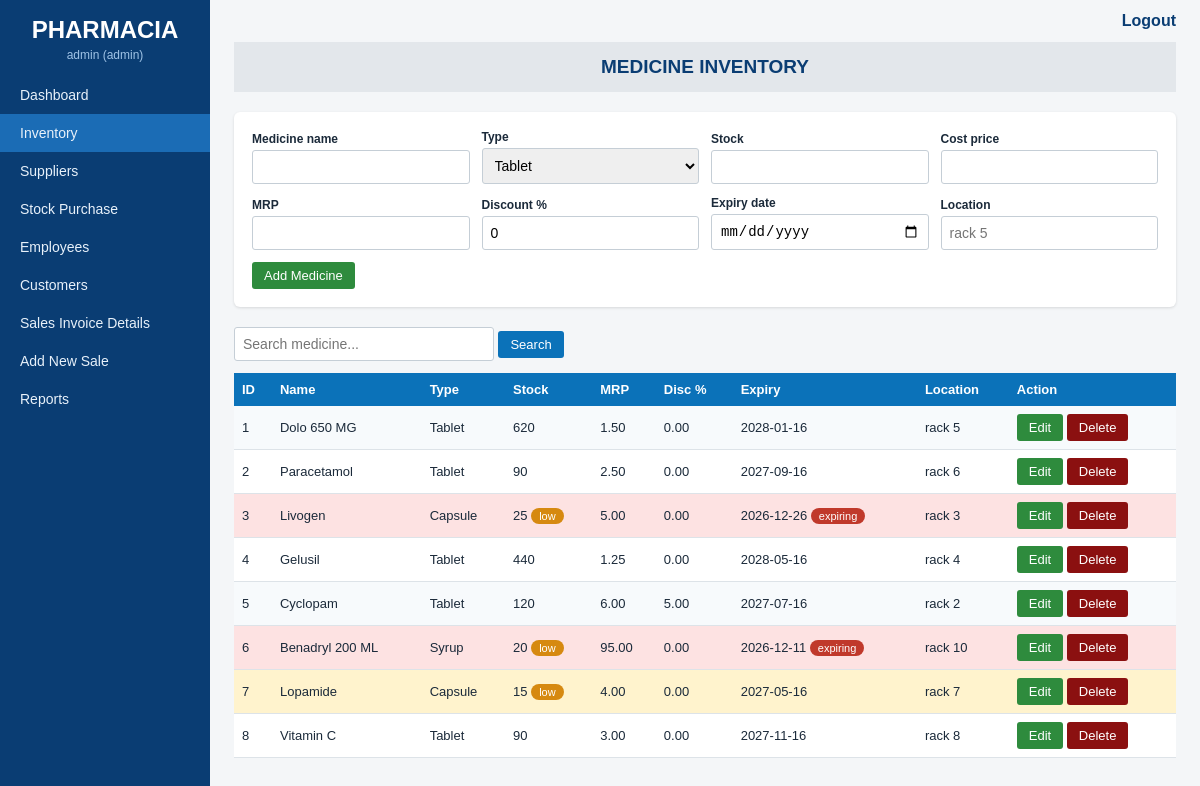
The app's page /inventory.php (signed in) with its own data.
### tables this page shows
CREATE TABLE drug (
  drug_id INT AUTO_INCREMENT PRIMARY KEY,
  name VARCHAR(100) NOT NULL,
  type VARCHAR(50),
  stock INT,
  cost_price DECIMAL(10,2) NOT NULL,
  mrp DECIMAL(10,2) NOT NULL,
  discount DECIMAL(5,2) DEFAULT 0,
  expiry_date DATE NOT NULL,
  location VARCHAR(50),
  CONSTRAINT chk_stock CHECK (stock >= 0)
);

### inventory.php (the view, shortened to what this page needs)
<?php require 'config.php'; require_login();
$edit = isset($_GET['edit']) ? one('SELECT * FROM drug WHERE drug_id=?', 'i', (int)$_GET['edit']) : null;
$search = trim($_GET['s'] ?? '');
$list = rows('SELECT * FROM drug WHERE name LIKE ? ORDER BY drug_id', 's', "%$search%");
page_start('Medicine Inventory', 'inventory.php'); $e = $edit ?: []; ?>
<div class="card"><form method="post" class="grid">
<div><label>Medicine name</label><input name="name" required value="<?= h($e['name'] ?? '') ?>"></div>
<div><label>Type</label><select name="type"><?php foreach (['Tablet','Capsule','Syrup','Injection','Ointment'] as $t) echo "<option" . (($e['type'] ?? '') === $t ? ' selected' : '') . ">$t</option>"; ?></select></div>
<div><label>Stock</label><input type="number" name="stock" min="0" required value="<?= h($e['stock'] ?? '') ?>"></div>
<div><label>Cost price</label><input type="number" step="0.01" name="cost" required value="<?= h($e['cost_price'] ?? '') ?>"></div>
<div><label>MRP</label><input type="number" step="0.01" name="mrp" required value="<?= h($e['mrp'] ?? '') ?>"></div>
<div><label>Discount %</label><input type="number" step="0.01" name="discount" value="<?= h($e['discount'] ?? 0) ?>"></div>
<div><label>Expiry date</label><input type="date" name="expiry" required value="<?= h($e['expiry_date'] ?? '') ?>"></div>
<div><label>Location</label><input name="location" placeholder="rack 5" value="<?= h($e['location'] ?? '') ?>"></div>
<div><button class="btn green"><?= $edit ? 'Update' : 'Add Medicine' ?></button> <?php if ($edit) echo '<a class="btn grey" href="inventory.php">Cancel</a>'; ?></div>
</form></div>
<form method="get" style="margin-bottom:12px"><input name="s" placeholder="Search medicine..." value="<?= h($search) ?>" style="width:260px"> <button class="btn blue">Search</button></form>
<table><tr><th>ID</th><th>Name</th><th>Type</th><th>Stock</th><th>MRP</th><th>Disc %</th><th>Expiry</th><th>Location</th><th>Action</th></tr>
<?php foreach ($list as $r):
  $days = (strtotime($r['expiry_date']) - time()) / 86400; $cls = $days <= 90 ? 'exp' : ($r['stock'] < 30 ? 'low' : ''); ?>
<tr class="<?= $cls ?>"><td><?= $r['drug_id'] ?></td><td><?= h($r['name']) ?></td><td><?= h($r['type']) ?></td><td><?= $r['stock'] ?><?= $r['stock'] < 30 ? " <span class='pill y'>low</span>" : '' ?></td>
<td><?= $r['mrp'] ?></td><td><?= $r['discount'] ?></td><td><?= $r['expiry_date'] ?><?= $days <= 90 ? " <span class='pill r'>expiring</span>" : '' ?></td><td><?= h($r['location']) ?></td>
<td><a class="btn green" href="?edit=<?= $r['drug_id'] ?>">Edit</a>
<?php if (is_admin()): ?><form method="post" style="display:inline" onsubmit="return confirm('Delete this medicine?')"><button class="btn red">Delete</button></form><?php endif; ?></td></tr>
<?php endforeach; ?></table>
<?php page_end();

### config.php (shortened to what this page needs)
<?php
$DB_HOST = 'localhost'; $DB_USER = 'root'; $DB_PASS = ''; $DB_NAME = 'pharmacia';
try { $conn = new mysqli($DB_HOST, $DB_USER, $DB_PASS, $DB_NAME); $conn->set_charset('utf8mb4'); }
catch (Exception $e) { die('<h3>Database connection failed.</h3><p>Start MySQL in XAMPP and import database.sql first.</p>'); }
function h($s) { return htmlspecialchars((string)$s, ENT_QUOTES, 'UTF-8'); }
function q($sql, $types = '', ...$p) { global $conn; $st = $conn->prepare($sql); if ($types) $st->bind_param($types, ...$p); $st->execute(); return $st; }
function rows($sql, $types = '', ...$p) { return q($sql, $types, ...$p)->get_result()->fetch_all(MYSQLI_ASSOC); }
function is_admin() { return ($_SESSION['user']['role'] ?? '') === 'admin'; }
function page_start($title, $active) {
  $u = $_SESSION['user'];
  $nav = [['dashboard.php','Dashboard',0],['inventory.php','Inventory',0],['suppliers.php','Suppliers',1],['purchase.php','Stock Purchase',0],
          ['employees.php','Employees',1],['customers.php','Customers',0],['sales.php','Sales Invoice Details',0],['pos.php','Add New Sale',0],['reports.php','Reports',0]];
  echo "<!DOCTYPE html><html><head><meta charset='utf-8'><meta name='viewport' content='width=device-width,initial-scale=1'><title>" . h($title) . " - Pharmacia</title><link rel='stylesheet' href='style.css'></head><body>";
  echo "<div class='sidenav'><h2>PHARMACIA</h2><div class='who'>" . h($u['username']) . " (" . h($u['role']) . ")</div>";
  foreach ($nav as $n) { if ($n[2] && !is_admin()) continue; echo "<a href='{$n[0]}'" . ($active === $n[0] ? " class='active'" : '') . ">{$n[1]}</a>"; }
  echo "</div><div class='main'><div class='topnav'><a href='logout.php'>Logout</a></div><div class='head'><h2>" . h(strtoupper($title)) . "</h2></div>";
}
function page_end() { echo "</div></body></html>"; }

### style.css (style rules this page uses)
* { box-sizing:border-box }
body { margin:0;font-family:Arial,Helvetica,sans-serif;background:#f4f6f8;color:#1b2a3a }
.sidenav { position:fixed;top:0;left:0;bottom:0;width:210px;background:#0a3d73;padding:16px 0;overflow-y:auto }
.sidenav h2 { color:#fff;text-align:center;margin:0 0 4px }
.who { color:#9fc3e6;text-align:center;font-size:12px;margin-bottom:14px }
.sidenav a { display:block;color:#e8f1fa;text-decoration:none;padding:11px 20px;font-size:14px }
.sidenav a:hover,.sidenav a.active { background:#1b6cb5 }
.main { margin-left:210px;padding:0 24px 40px }
.topnav { text-align:right;padding:12px 0 }
.topnav a { color:#0a3d73;text-decoration:none;font-weight:bold }
.head { background:#e3e7eb;text-align:center;padding:6px;margin-bottom:20px }
.head h2 { margin:8px 0;font-size:19px;color:#0a3d73 }
table { border-collapse:collapse;width:100%;background:#fff;font-size:13px }
th { background:#0b72b9;color:#fff;text-align:left;padding:9px 8px }
td { padding:8px;border-bottom:1px solid #dde3e8 }
tr:nth-child(even) td { background:#f7fafc }
tr.low td { background:#fff3cd }
tr.exp td { background:#fde2e2 }
.btn { display:inline-block;border:0;border-radius:3px;padding:6px 12px;color:#fff;font-size:13px;cursor:pointer;text-decoration:none }
.btn.green { background:#2e8b3d }
.btn.red { background:#8b1010 }
.btn.blue { background:#0b72b9 }
.card { background:#fff;border-radius:6px;padding:18px;margin-bottom:20px;box-shadow:0 1px 3px rgba(0,0,0,.12) }
form.grid { display:grid;grid-template-columns:repeat(auto-fit,minmax(190px,1fr));gap:12px;align-items:end }
label { font-size:12px;font-weight:bold;display:block;margin-bottom:4px }
input,select { width:100%;padding:8px;border:1px solid #c5ced6;border-radius:3px;font-size:14px }
.pill { padding:2px 8px;border-radius:10px;font-size:11px;color:#fff }
.pill.r { background:#c0392b }
.pill.y { background:#d68910 }

### records on screen
drug: drug_id "1", name "Dolo 650 MG", type "Tablet", stock "620", mrp "1.50", discount "0.00", expiry_date "2028-01-16", location "rack 5"
drug: drug_id "2", name "Paracetamol", type "Tablet", stock "90", mrp "2.50", discount "0.00", expiry_date "2027-09-16", location "rack 6"
drug: drug_id "3", name "Livogen", type "Capsule", stock "25", shows "low", mrp "5.00", discount "0.00", expiry_date "2026-12-26", shows "expiring", location "rack 3"
drug: drug_id "4", name "Gelusil", type "Tablet", stock "440", mrp "1.25", discount "0.00", expiry_date "2028-05-16", location "rack 4"
drug: drug_id "5", name "Cyclopam", type "Tablet", stock "120", mrp "6.00", discount "5.00", expiry_date "2027-07-16", location "rack 2"
drug: drug_id "6", name "Benadryl 200 ML", type "Syrup", stock "20", shows "low", mrp "95.00", discount "0.00", expiry_date "2026-12-11", shows "expiring", location "rack 10"
drug: drug_id "7", name "Lopamide", type "Capsule", stock "15", shows "low", mrp "4.00", discount "0.00", expiry_date "2027-05-16", location "rack 7"
drug: drug_id "8", name "Vitamin C", type "Tablet", stock "90", mrp "3.00", discount "0.00", expiry_date "2027-11-16", location "rack 8"

### other values on screen
$u['username'] "admin"
$u['role'] "admin"
$n[1] "Dashboard"
$n[1] "Inventory"
$n[1] "Suppliers"
$n[1] "Stock Purchase"
$n[1] "Employees"
$n[1] "Customers"
$n[1] "Sales Invoice Details"
$n[1] "Add New Sale"
$n[1] "Reports"
$title "MEDICINE INVENTORY"
form field type "Tablet"
